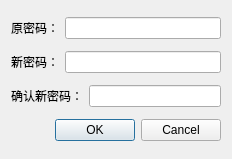
<?xml version="1.0" encoding="UTF-8"?>
<ui version="4.0">
 <class>setting_changepwd</class>
 <widget class="QDialog" name="setting_changepwd">
  <property name="geometry">
   <rect>
    <x>0</x>
    <y>0</y>
    <width>232</width>
    <height>159</height>
   </rect>
  </property>
  <property name="windowTitle">
   <string>修改密码</string>
  </property>
  <layout class="QVBoxLayout" name="verticalLayout">
   <item>
    <layout class="QHBoxLayout" name="horizontalLayout_3">
     <item>
      <widget class="QLabel" name="label">
       <property name="text">
        <string>原密码：</string>
       </property>
      </widget>
     </item>
     <item>
      <widget class="QLineEdit" name="lineEdit"/>
     </item>
    </layout>
   </item>
   <item>
    <layout class="QHBoxLayout" name="horizontalLayout_2">
     <item>
      <widget class="QLabel" name="label_2">
       <property name="text">
        <string>新密码：</string>
       </property>
      </widget>
     </item>
     <item>
      <widget class="QLineEdit" name="lineEdit_2"/>
     </item>
    </layout>
   </item>
   <item>
    <layout class="QHBoxLayout" name="horizontalLayout">
     <item>
      <widget class="QLabel" name="label_3">
       <property name="text">
        <string>确认新密码：</string>
       </property>
      </widget>
     </item>
     <item>
      <widget class="QLineEdit" name="lineEdit_3"/>
     </item>
    </layout>
   </item>
   <item>
    <widget class="QDialogButtonBox" name="buttonBox">
     <property name="orientation">
      <enum>Qt::Horizontal</enum>
     </property>
     <property name="standardButtons">
      <set>QDialogButtonBox::Cancel|QDialogButtonBox::Ok</set>
     </property>
    </widget>
   </item>
  </layout>
 </widget>
 <resources/>
 <connections>
  <connection>
   <sender>buttonBox</sender>
   <signal>accepted()</signal>
   <receiver>setting_changepwd</receiver>
   <slot>accept()</slot>
   <hints>
    <hint type="sourcelabel">
     <x>248</x>
     <y>254</y>
    </hint>
    <hint type="destinationlabel">
     <x>157</x>
     <y>274</y>
    </hint>
   </hints>
  </connection>
  <connection>
   <sender>buttonBox</sender>
   <signal>rejected()</signal>
   <receiver>setting_changepwd</receiver>
   <slot>reject()</slot>
   <hints>
    <hint type="sourcelabel">
     <x>316</x>
     <y>260</y>
    </hint>
    <hint type="destinationlabel">
     <x>286</x>
     <y>274</y>
    </hint>
   </hints>
  </connection>
 </connections>
</ui>
